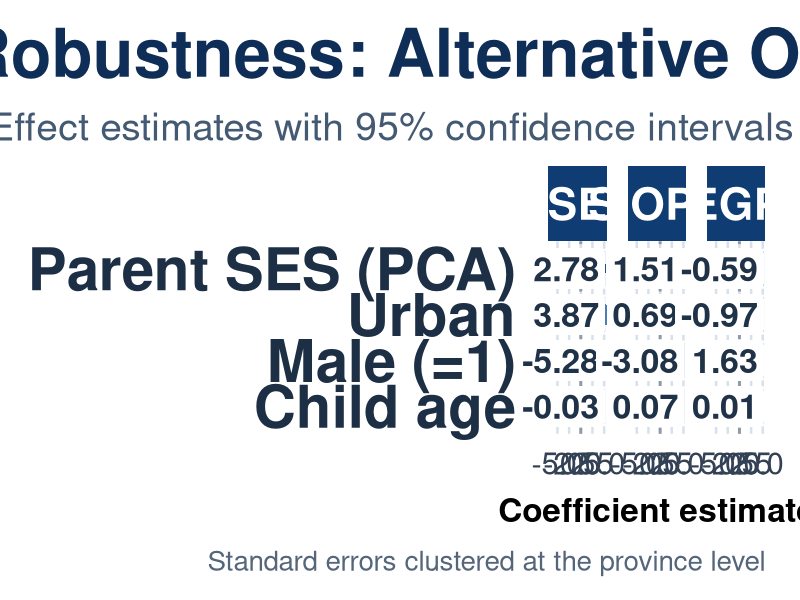
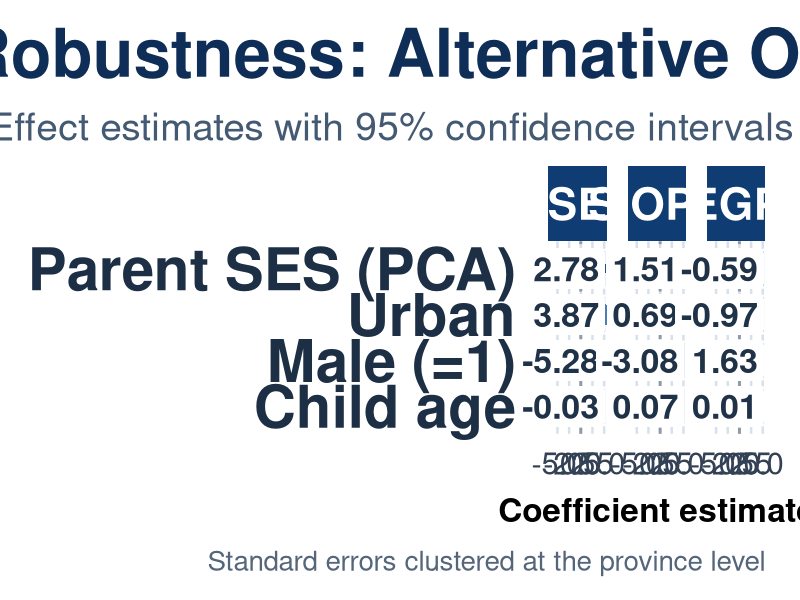

The R script that drew these images, in order:
library(tidyverse)

# -------------------------
# 1. Data from the table
# -------------------------
df <- tribble(
  ~term,              ~outcome, ~estimate, ~se,
  "Parent SES (PCA)", "ISEI",    2.782,     0.113,
  "Male (=1)",        "ISEI",   -5.283,     0.335,
  "Child age",        "ISEI",   -0.025,     0.024,
  "Urban",            "ISEI",    3.870,     0.330,
  
  "Parent SES (PCA)", "SIOPS",   1.506,     0.145,
  "Male (=1)",        "SIOPS",  -3.075,     0.377,
  "Child age",        "SIOPS",   0.074,     0.031,
  "Urban",            "SIOPS",   0.693,     0.457,
  
  "Parent SES (PCA)", "EGP",    -0.588,     0.034,
  "Male (=1)",        "EGP",     1.634,     0.090,
  "Child age",        "EGP",     0.011,     0.008,
  "Urban",            "EGP",    -0.972,     0.113
) %>%
  mutate(
    lower = estimate - 1.96 * se,
    upper = estimate + 1.96 * se,
    term = factor(term, levels = c("Parent SES (PCA)", "Urban", "Male (=1)", "Child age")),
    outcome = factor(outcome, levels = c("ISEI", "SIOPS", "EGP")),
    label = sprintf("%.2f", estimate)
  )

# -------------------------
# 2. Plot (poster-finished style)
# -------------------------
# Visual order for y axis: strongest substantive term at top
plot_df <- df %>%
  mutate(term = factor(term, levels = rev(levels(term))))

# Dynamic label placement: outside bar on the estimate direction
plot_df <- plot_df %>%
  mutate(
    label_x = NA_real_,
    label_hjust = 1,
    band_rank = factor(
      as.integer(factor(term, levels = rev(levels(term)))),
      levels = 1:4
    )
  )

x_lim <- range(c(plot_df$lower, plot_df$upper), na.rm = TRUE)
x_pad <- diff(x_lim) * 0.10
x_limits <- c(x_lim[1] - x_pad, x_lim[2] + x_pad)
label_column_x <- x_limits[2] - diff(x_limits) * 0.03

plot_df <- plot_df %>%
  mutate(label_x = label_column_x)

# Stable background bands for each term row (avoid geom_tile clipping warnings)
bg_df <- plot_df %>%
  distinct(term, band_rank) %>%
  mutate(
    y_id = as.numeric(term),
    ymin = y_id - 0.41,
    ymax = y_id + 0.41,
    xmin = x_limits[1],
    xmax = x_limits[2]
  )

term_palette <- c(
  "Parent SES (PCA)" = "#1F4E8C",
  "Urban" = "#4B7EB8",
  "Male (=1)" = "#78A7D5",
  "Child age" = "#A8C7E6"
)

p <- ggplot(plot_df, aes(x = estimate, y = term)) +
  # Background bands (top darker, bottom lighter)
  geom_rect(
    data = bg_df,
    aes(xmin = xmin, xmax = xmax, ymin = ymin, ymax = ymax, fill = band_rank),
    inherit.aes = FALSE,
    color = "white",
    linewidth = 0.8,
    alpha = 0.58
  ) +
  geom_vline(
    xintercept = 0,
    linetype = "22",
    color = "#8E9AA8",
    linewidth = 1.0
  ) +
  geom_segment(
    aes(x = 0, xend = estimate, yend = term, color = term),
    linewidth = 3.8,
    alpha = 1,
    lineend = "round"
  ) +
  geom_errorbar(
    aes(xmin = lower, xmax = upper),
    width = 0,
    linewidth = 1.6,
    color = "#2F3B4D",
    orientation = "y"
  ) +
  geom_point(
    aes(color = term),
    shape = 16,
    size = 8.2,
    alpha = 1
  ) +
  geom_label(
    aes(x = label_x, label = label, hjust = label_hjust),
    fill = "white",
    color = "#203247",
    fontface = "bold",
    size = 8.6,
    label.size = 0,
    label.padding = unit(0.14, "lines")
  ) +
  facet_wrap(~ outcome, nrow = 1, scales = "fixed") +
  scale_x_continuous(
    limits = x_limits,
    expand = expansion(mult = c(0, 0))
  ) +
  scale_fill_manual(
    values = c(
      "1" = "#BFD6EE",
      "2" = "#D2E2F3",
      "3" = "#E2ECF8",
      "4" = "#EEF4FC"
    ),
    guide = "none"
  ) +
  scale_color_manual(values = term_palette, guide = "none") +
  coord_cartesian(clip = "off") +
  labs(
    title = "Robustness: Alternative Outcome Variables",
    subtitle = "Effect estimates with 95% confidence intervals across ISEI, SIOPS, and EGP",
    x = "Coefficient estimate",
    y = NULL,
    caption = "Standard errors clustered at the province level"
  ) +
  theme_minimal(base_size = 30) +
  theme(
    plot.title = element_text(face = "bold", size = 48, hjust = 0.5, color = "#0F2E57"),
    plot.subtitle = element_text(size = 28, hjust = 0.5, color = "#445A73", margin = margin(b = 12)),
    axis.text.y = element_text(size = 42, face = "bold", color = "#1D2F45", margin = margin(r = 16)),
    axis.text.x = element_text(size = 22, color = "#334155"),
    axis.title.x = element_text(size = 24, face = "bold", margin = margin(t = 12)),
    strip.text = element_text(size = 32, face = "bold", color = "white"),
    strip.background = element_rect(fill = "#0F3D73", color = NA),
    panel.grid.major.y = element_blank(),
    panel.grid.minor = element_blank(),
    panel.grid.major.x = element_line(color = "#D7E0EB", linewidth = 0.85),
    plot.background = element_rect(fill = "white", color = NA),
    panel.background = element_rect(fill = "white", color = NA),
    plot.caption = element_text(size = 20, color = "#55657A"),
    plot.margin = margin(20, 25, 16, 20)
  )

# -------------------------
# 3. Export (poster-panel locked size)
# -------------------------
# Lock physical size so saved PNG matches poster usage.
save_w_cm <- 30
save_h_cm <- 18
save_dpi  <- 320

if (requireNamespace("ragg", quietly = TRUE)) {
  ggsave(
    "robustness_alternative_outcomes.png",
    p,
    width = save_w_cm,
    height = save_h_cm,
    units = "cm",
    dpi = save_dpi,
    limitsize = FALSE,
    bg = "white",
    device = ragg::agg_png
  )
} else {
  ggsave(
    "robustness_alternative_outcomes.png",
    p,
    width = save_w_cm,
    height = save_h_cm,
    units = "cm",
    dpi = save_dpi,
    limitsize = FALSE,
    bg = "white"
  )
}
print(p)
